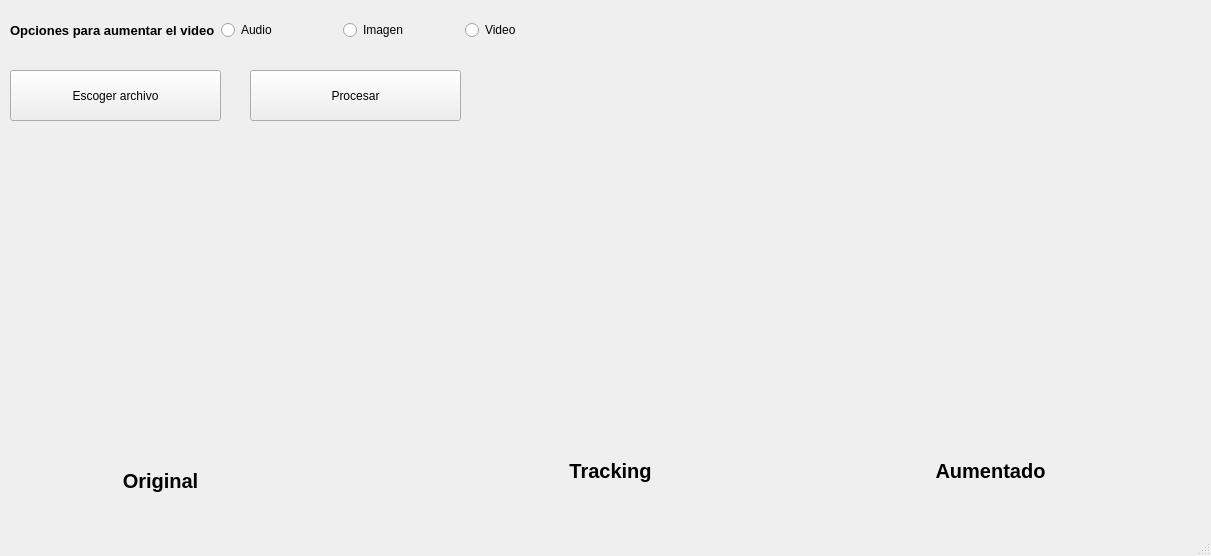
<?xml version="1.0" encoding="UTF-8"?>
<ui version="4.0">
 <class>MainWindow</class>
 <widget class="QMainWindow" name="MainWindow">
  <property name="geometry">
   <rect>
    <x>0</x>
    <y>0</y>
    <width>1211</width>
    <height>556</height>
   </rect>
  </property>
  <property name="windowTitle">
   <string>Aplicación realidad aumentada</string>
  </property>
  <widget class="QWidget" name="centralwidget">
   <widget class="QWidget" name="horizontalLayoutWidget">
    <property name="geometry">
     <rect>
      <x>10</x>
      <y>-10</y>
      <width>571</width>
      <height>81</height>
     </rect>
    </property>
    <layout class="QHBoxLayout" name="horizontalLayout">
     <item>
      <widget class="QLabel" name="label">
       <property name="font">
        <font>
         <pointsize>10</pointsize>
         <weight>75</weight>
         <bold>true</bold>
        </font>
       </property>
       <property name="text">
        <string>Opciones para aumentar el video</string>
       </property>
      </widget>
     </item>
     <item>
      <widget class="QRadioButton" name="radioButton">
       <property name="text">
        <string>Audio</string>
       </property>
      </widget>
     </item>
     <item>
      <widget class="QRadioButton" name="radioButton_3">
       <property name="text">
        <string>Imagen</string>
       </property>
      </widget>
     </item>
     <item>
      <widget class="QRadioButton" name="radioButton_2">
       <property name="text">
        <string>Video</string>
       </property>
      </widget>
     </item>
    </layout>
   </widget>
   <widget class="QPushButton" name="pushButton">
    <property name="geometry">
     <rect>
      <x>10</x>
      <y>70</y>
      <width>211</width>
      <height>51</height>
     </rect>
    </property>
    <property name="text">
     <string>Escoger archivo</string>
    </property>
   </widget>
   <widget class="QWidget" name="widget" native="true">
    <property name="geometry">
     <rect>
      <x>10</x>
      <y>140</y>
      <width>391</width>
      <height>301</height>
     </rect>
    </property>
   </widget>
   <widget class="QWidget" name="widget_2" native="true">
    <property name="geometry">
     <rect>
      <x>410</x>
      <y>140</y>
      <width>391</width>
      <height>301</height>
     </rect>
    </property>
   </widget>
   <widget class="QWidget" name="widget_3" native="true">
    <property name="geometry">
     <rect>
      <x>810</x>
      <y>140</y>
      <width>391</width>
      <height>301</height>
     </rect>
    </property>
   </widget>
   <widget class="QLabel" name="label_2">
    <property name="geometry">
     <rect>
      <x>80</x>
      <y>460</y>
      <width>161</width>
      <height>41</height>
     </rect>
    </property>
    <property name="font">
     <font>
      <pointsize>15</pointsize>
      <weight>75</weight>
      <bold>true</bold>
     </font>
    </property>
    <property name="text">
     <string>Original</string>
    </property>
    <property name="alignment">
     <set>Qt::AlignCenter</set>
    </property>
   </widget>
   <widget class="QLabel" name="label_3">
    <property name="geometry">
     <rect>
      <x>530</x>
      <y>450</y>
      <width>161</width>
      <height>41</height>
     </rect>
    </property>
    <property name="font">
     <font>
      <pointsize>15</pointsize>
      <weight>75</weight>
      <bold>true</bold>
     </font>
    </property>
    <property name="text">
     <string>Tracking</string>
    </property>
    <property name="alignment">
     <set>Qt::AlignCenter</set>
    </property>
   </widget>
   <widget class="QLabel" name="label_4">
    <property name="geometry">
     <rect>
      <x>910</x>
      <y>450</y>
      <width>161</width>
      <height>41</height>
     </rect>
    </property>
    <property name="font">
     <font>
      <pointsize>15</pointsize>
      <weight>75</weight>
      <bold>true</bold>
     </font>
    </property>
    <property name="text">
     <string>Aumentado</string>
    </property>
    <property name="alignment">
     <set>Qt::AlignCenter</set>
    </property>
   </widget>
   <widget class="QPushButton" name="pushButton_2">
    <property name="geometry">
     <rect>
      <x>250</x>
      <y>70</y>
      <width>211</width>
      <height>51</height>
     </rect>
    </property>
    <property name="text">
     <string>Procesar</string>
    </property>
   </widget>
  </widget>
  <widget class="QMenuBar" name="menubar">
   <property name="geometry">
    <rect>
     <x>0</x>
     <y>0</y>
     <width>1211</width>
     <height>21</height>
    </rect>
   </property>
  </widget>
  <widget class="QStatusBar" name="statusbar"/>
 </widget>
 <resources/>
 <connections/>
</ui>
